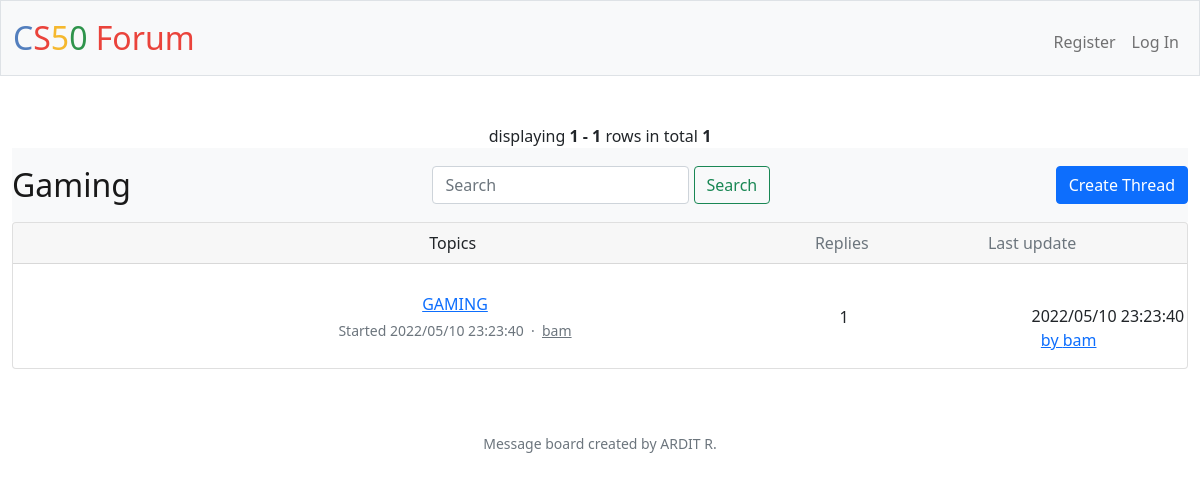
Screenshot of /gaming with the database file from the repository.
### tables this page shows
CREATE TABLE thread (id INTEGER PRIMARY KEY AUTOINCREMENT NOT NULL, user TEXT NOT NULL, title TEXT NOT NULL, replies INTEGER NOT NULL DEFAULT 1, board TEXT NOT NULL, creation TEXT NOT NULL, latest TEXT NOT NULL, user_id INTEGER CANNOT BE NULL, latest_user TEXT, latest_id INTEGER);

### app.py (the view)
@app.route("/gaming")
def gaming():
    try:
        id = session["user_id"]
    except KeyError:
        id = ""
    row_user = db.execute("SELECT * FROM users WHERE id = ?", id)
    if len(row_user) < 1:
        user = ""
    else:
        user = row_user[0]["username"]
    rows = db.execute("SELECT * FROM thread WHERE board = 'gaming' ORDER BY latest DESC")
    page = request.args.get(get_page_parameter(), type=int, default=1)
    pagination = Pagination(page=page, per_page=5, total=len(rows), record_name='rows')
    i=(page-1) * 5
    rows1=rows[i:i+5]
    return render_template('gaming.html', pagination=pagination, rows=rows1, user=user)

### app.py (called while the page is built)
@app.after_request
def after_request(response):
    response.headers["Cache-Control"] = "no-cache, no-store, must-revalidate"
    response.headers["Expires"] = 0
    response.headers["Pragma"] = "no-cache"
    return response

### templates/gaming.html (shortened to what this page needs)
{% extends "layout.html" %}
{% block main %}
{{ pagination.info }}
    <nav class="navbar navbar-light bg-light">
        <a class="navbar-brand">Gaming</a>
        <form action="/search" method="get" class="form-inline">
            <div class="d-flex">
                <input class="form-control mr-sm-2" type="search" placeholder="Search" aria-label="Search" name="search">
                <button class="btn btn-outline-success my-2 my-sm-0" type="submit">Search</button>
            </div>
        </form>
        <a href="/thread" class="btn btn-primary">Create Thread</a>
    </nav>
    <link href="https://code.ionicframework.com/ionicons/2.0.1/css/ionicons.min.css" rel="stylesheet">
    <div class="card mb-3">
        <div class="card-header pl-0 pr-0">
            <div class="row no-gutters w-100 align-items-center">
                <div class="col ml-3" style="position:relative; left:55px">Topics</div>
                <div class="col-4 text-muted">
                    <div class="row no-gutters align-items-center">
                        <div class="col-4">Replies</div>
                        <div class="col-8">Last update</div>
                    </div>
                </div>
            </div>
        </div>
                {% for row in rows %}
                <div class="card-body py-3">
                    <div class="row no-gutters align-items-center">
                        <div class="col"> <a href="/viewthread?id={{ row["id"] }}" class="text-big" data-abc="true">{{ row["title"] }}</a>
                            <div class="text-muted small mt-1">Started {{ row["creation"] }} &nbsp;·&nbsp; <a href="/profile?id={{ row["user_id"] }}" class="text-muted" data-abc="true">{{ row["user"] }}</a></div>
                        </div>
                        <div class="d-none d-md-block col-4">
                            <div class="row no-gutters align-items-center">
                                <div class="col-4" style="position:relative; top:25px; left:-15px">{{ row["replies"] }}</div>
                                    <div class="media-body flex-truncate ml-2">
                                        <div class="col-8" style="margin-left: 180px">{{ row["latest"] }}</div> <a href="/profile?id={{ row["latest_id"] }}" class="col-8" style="margin-left: 160px" data-abc="true">by {{ row["latest_user"] }}</a>
                                    </div>
                            </div>
                        </div>
                    </div>
                </div>
                {% endfor %}
        </div>
{% endblock %}

### static/styles.css (style rules this page uses)
nav .navbar-brand { font-size: xx-large; }

### rows the page displays
thread: title "GAMING", creation "2022/05/10 23:23:40", user "bam", replies "1", latest "2022/05/10 23:23:40", latest_user "bam"

### other values shown
{{ pagination.info }} "displaying 1 - 1 rows in total 1"
